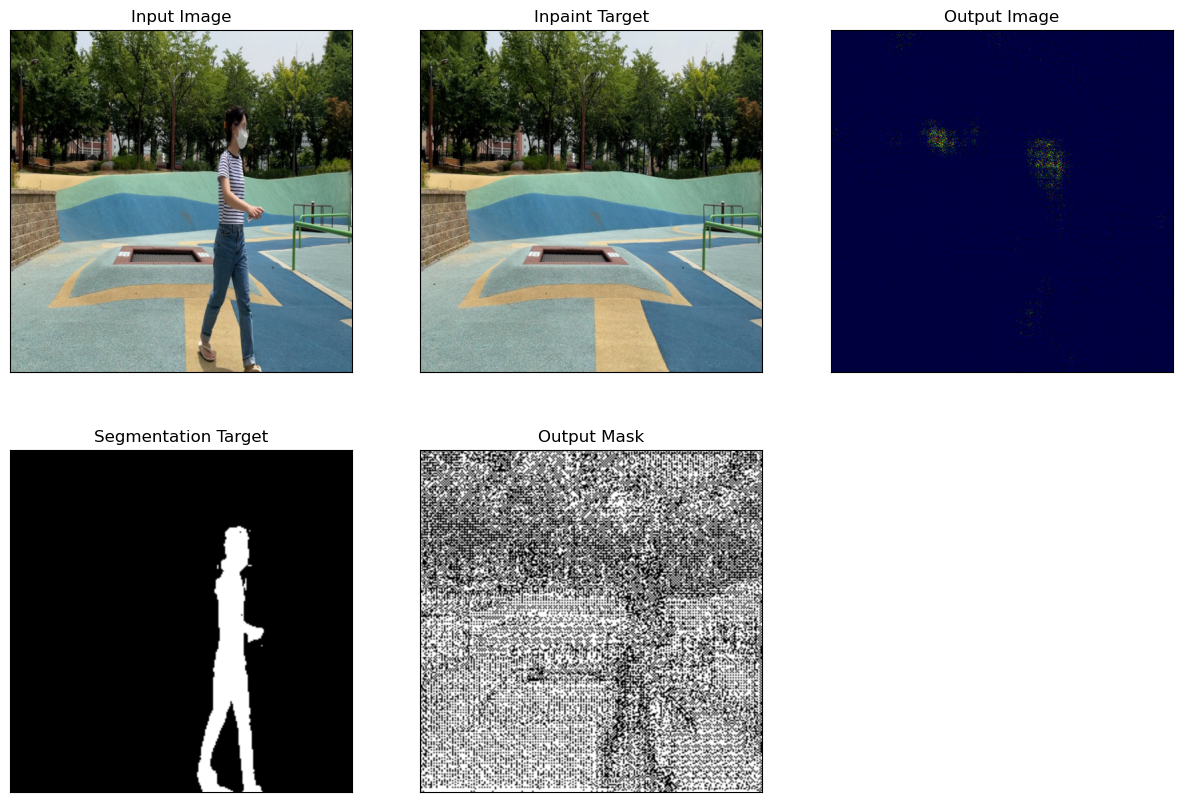
#> input picture logs/images/grid_image_epoch_102.png, 1182 x 806 px, given in place of a_airfield_00000045_label.png, which was not available
$ jupyter execute --allow-errors 1_PA4Inpaint_dataset_analysis.ipynb   (text cells are left out)
#> lines starting #> are read from the running program, lines starting #| are printed output that depends on the picture; pictures that were not available may be replaced by others from this repository, and a replacement may not be noted
[cell 1]
import importlib
import os
import sys

sys.path.insert(0, '../src')
import dataset

importlib.reload(dataset)

[cell 2]
external_disk_path = "/media/tiagociiic/easystore"
dataset_dir = os.path.join(external_disk_path, "PA4Inpaint_subset")
train_dir = os.path.join(dataset_dir, "train_subset")

[cell 3]
import seedir

seedir.seedir(train_dir, itemlimit=3, style='lines', indent=4)
#> (this line was passed over: seedir is not available in this run)

[cell 4]
import os
import random


def plot_images_and_histograms(dir: str, num_images: int, plot_title: str = "Random Images and Histograms",
                               seed: int = 123):
    # Get a list of PNG files in the training images directory
    image_files = [f for f in os.listdir(dir) if f.endswith('.png')]

    # Check if there are enough images to plot
    if num_images > len(image_files):
        print(f"Warning: Only {len(image_files)} images available. Plotting all images.")
        num_images = len(image_files)

    # Select random images
    random.seed(seed)
    random_images = random.sample(image_files, num_images)

    # Create a list to store the grayscale images
    grayscale_images = []

    # Read and convert images to grayscale
    for image_file in random_images:
        image_path = os.path.join(dir, image_file)
        image = io.imread(image_path, as_gray=True)
        grayscale_images.append(image)

    # Create a figure with subplots
    fig, axes = plt.subplots(num_images, 2, figsize=(10, 3 * num_images))

    # Plot histograms and images
    for i, img in enumerate(grayscale_images):
        # Plot histogram
        axes[i, 0].hist(img.ravel(), bins=256, color='blue', alpha=0.6)
        axes[i, 0].set_title(f"{random_images[i]} histogram ")
        axes[i, 0].set_xlabel("Pixel Value")
        axes[i, 0].set_ylabel("Frequency")

        # Plot image
        axes[i, 1].imshow(img, cmap='gray')
        axes[i, 1].set_title(f"{random_images[i]}")
        # axes[i, 1].axis('off')  # Turn off axis for a cleaner image display

    # Set plot title and layout
    fig.suptitle(plot_title)
    plt.tight_layout(rect=[0, 0.03, 1, 0.95])  # Adjust layout to make room for title

    # Show the plot
    plt.show()

#> (a cell that did not finish here is left out)

[cell 6]
def plot_images_and_histograms(image_dir: str, mask_dir: str, label_dir: str, num_images: int,
                               plot_title: str = "Images, Masks, and Labels", seed: int = 123):
    # Get a list of PNG files in the image directory
    image_files = [f for f in os.listdir(image_dir) if f.endswith('.png')]

    # Check if there are enough images to plot
    if num_images > len(image_files):
        print(f"Warning: Only {len(image_files)} images available. Plotting all images.")
        num_images = len(image_files)

    # Select random images
    random.seed(seed)
    random_images = random.sample(image_files, num_images)

    # Create lists to store the grayscale images, masks, and labels
    grayscale_images = []
    grayscale_masks = []
    grayscale_labels = []

    # Read and convert images, masks, and labels to grayscale
    for image_file in random_images:
        image_path = os.path.join(image_dir, image_file)
        mask_path = os.path.join(mask_dir, image_file)
        label_path = os.path.join(label_dir, image_file)

        image = io.imread(image_path)
        mask = io.imread(mask_path, as_gray=True)
        label = io.imread(label_path, as_gray=True)

        grayscale_images.append(image)
        grayscale_masks.append(mask)
        grayscale_labels.append(label)

    # Create a figure with subplots
    fig, axes = plt.subplots(num_images, 3, figsize=(15, 5 * num_images))

    # Plot images, masks, and labels
    for i, (img, mask, label) in enumerate(zip(grayscale_images, grayscale_masks, grayscale_labels)):
        # Plot image
        axes[i, 0].imshow(img)
        axes[i, 0].set_title(f"{random_images[i]} Image")

        # Plot mask
        axes[i, 1].imshow(mask, cmap='gray')
        axes[i, 1].set_title(f"{random_images[i]} Mask")

        # Plot label
        axes[i, 2].imshow(label, cmap='gray')
        axes[i, 2].set_title(f"{random_images[i]} Label")

    # Set plot title and layout
    fig.suptitle(plot_title)
    plt.tight_layout(rect=[0, 0.03, 1, 0.95])  # Adjust layout to make room for title

    # Show the plot
    plt.show()

#> (a cell that did not finish here is left out)

#> (a cell that did not finish here is left out)

[cell 9]
import matplotlib.pyplot as plt
from skimage import io

image_paths = [
    'a_airfield_00000045_label.png',
    'a_airfield_00000045_mask.png',
    'a_airfield_00000394.png'
]

images = [io.imread(path) for path in image_paths]
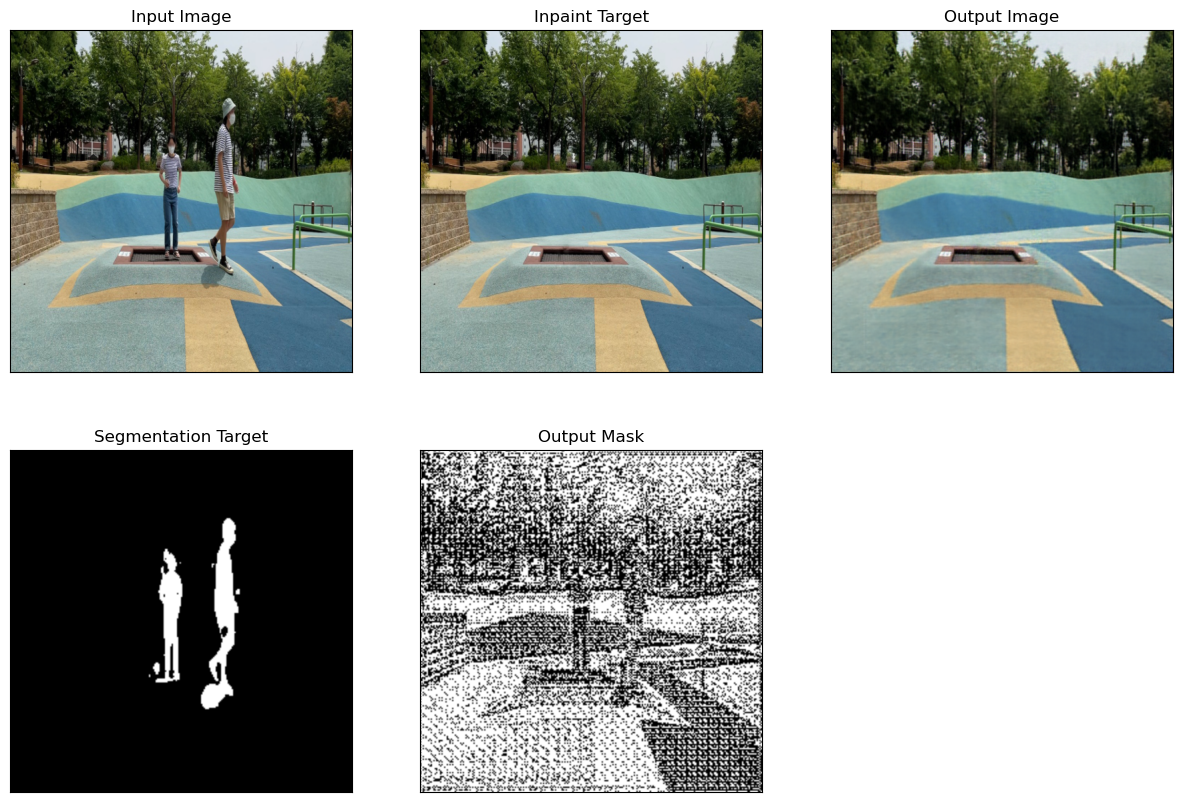
#> input picture logs/images/grid_image_epoch_119.png, 1182 x 806 px, given in place of a_airfield_00000045_mask.png, which was not available
#> images = 3 items
fig, axes = plt.subplots(len(images), 2, figsize=(10, 15))  # Ajuste o tamanho conforme necessário
for i, (ax1, ax2) in enumerate(axes):
    if i < len(images):
        ax1.imshow(images[i])
        ax1.axis('off')
        ax1.set_title(f"Imagem {i + 1}")

        gray_image = io.imread(image_paths[i], as_gray=True)
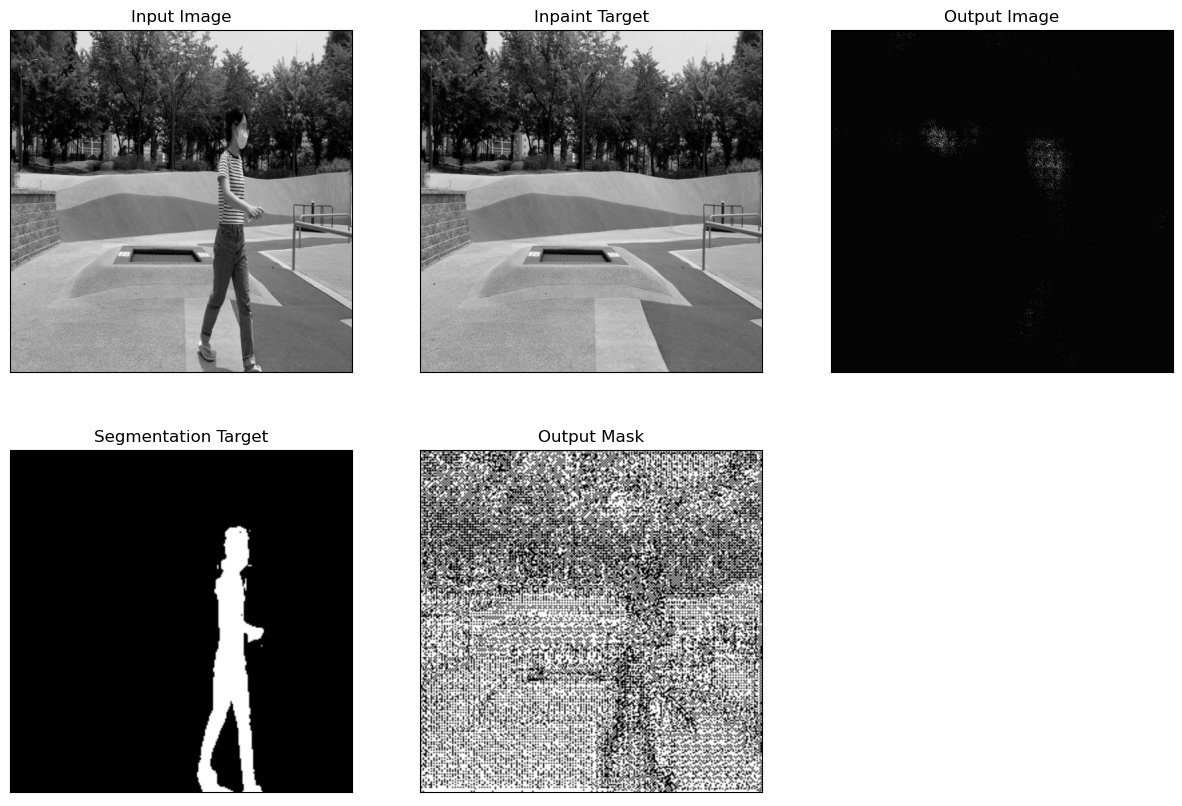
#> gray_image: shape (806, 1182) float64; min 0, max 1, mean 0.572
        ax2.hist(gray_image.ravel(), bins=256, color='blue', alpha=0.6)
        ax2.set_title(f"Histograma da Imagem {i + 1}")
plt.tight_layout()
plt.show()
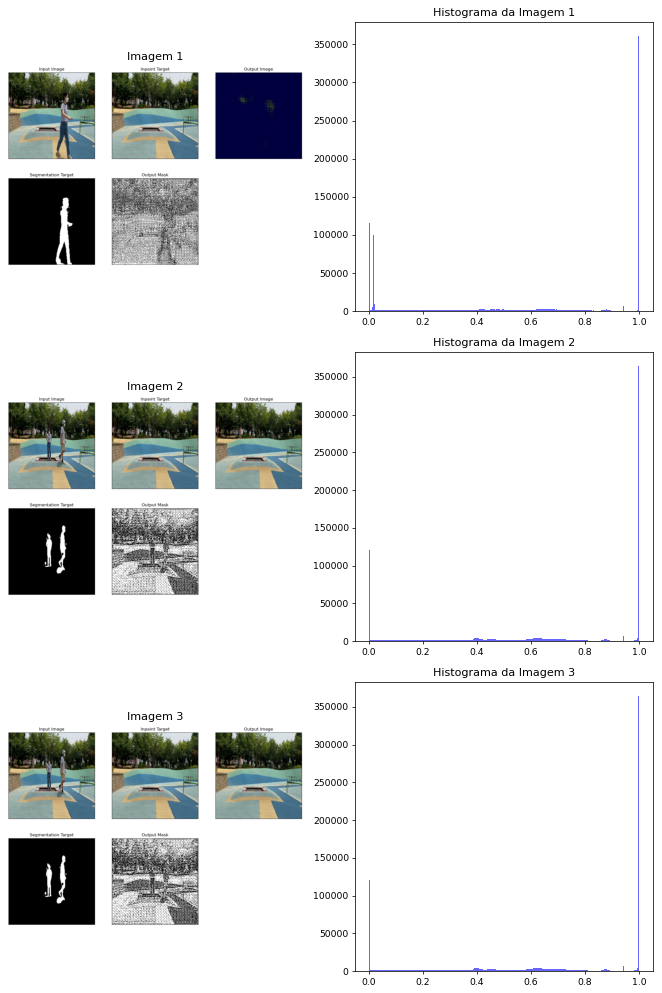
#> figure drawn by matplotlib, 6 panels; panel 2: tallest bar 361361 high, from x = 0.996 to 1; panel 4: tallest bar 364967 high, from x = 0.996 to 1; panel 6: tallest bar 364967 high, from x = 0.996 to 1
